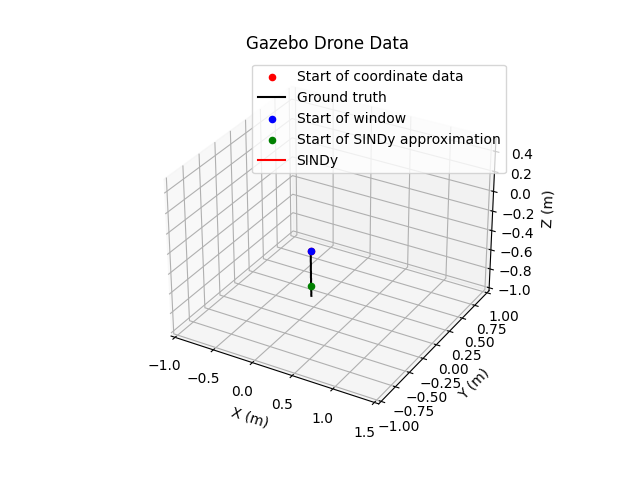
#> input picture video_image3/video_image1.png, 640 x 480 px; its folder holds 4 pictures in this run
$ python video_processor.py
#> lines starting #> are read from the running program, lines starting #| are printed output that depends on the picture
import os
import matplotlib.pyplot as plt
import matplotlib.cm as cm
import matplotlib.animation as animation
from PIL import Image

# Define the naming pattern for your image files
image_pattern = "video_image{}.png"

# Determine the range of image indices (from 1 to 11 in your case)
start_index = 1
end_index = 10

# Load images and add them to the img list
img = [Image.open(image_pattern.format(i)) for i in range(start_index, end_index + 1)]
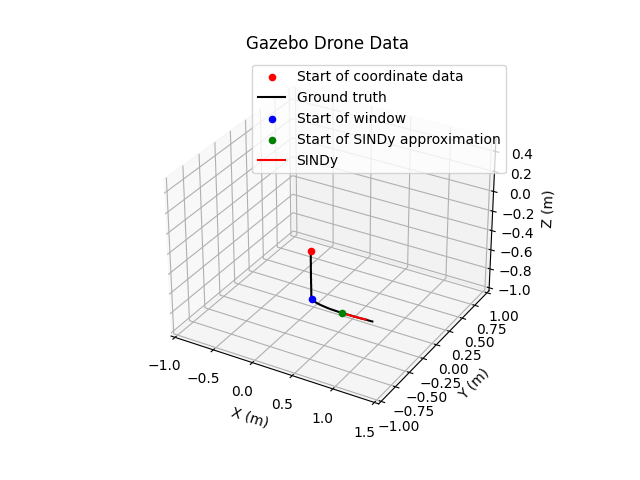
#> input picture video_image3/video_image2.png, 640 x 480 px
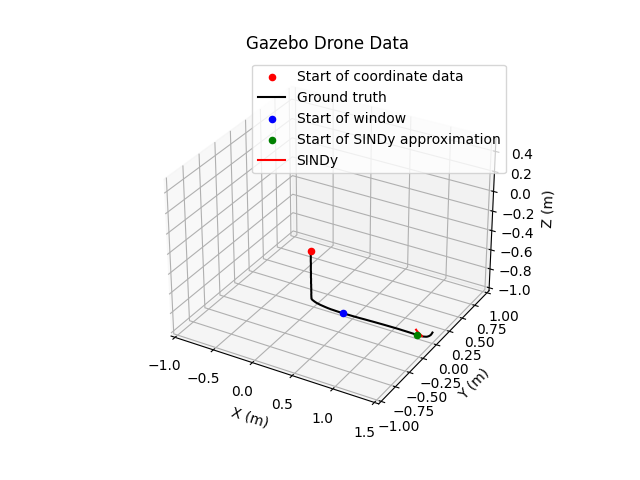
#> input picture video_image3/video_image3.png, 640 x 480 px
#> (the run stopped early here; a loop or call above may not have finished)
